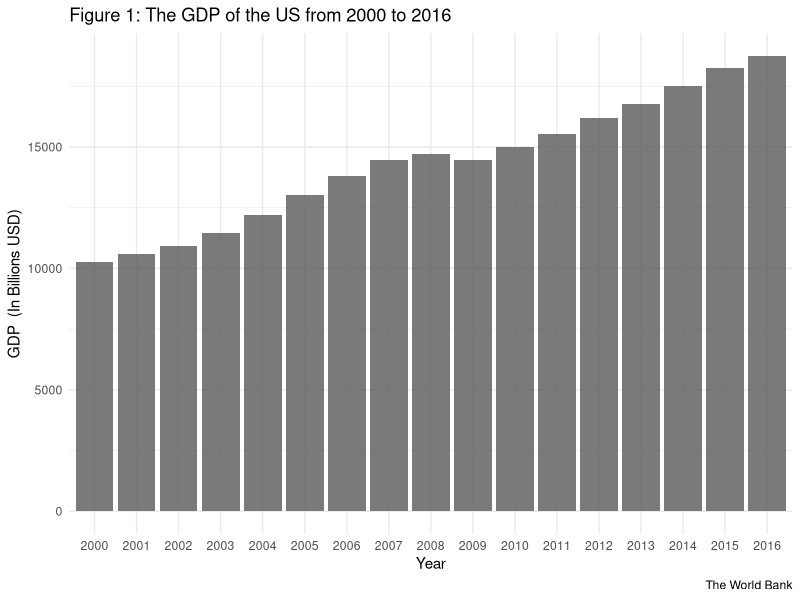
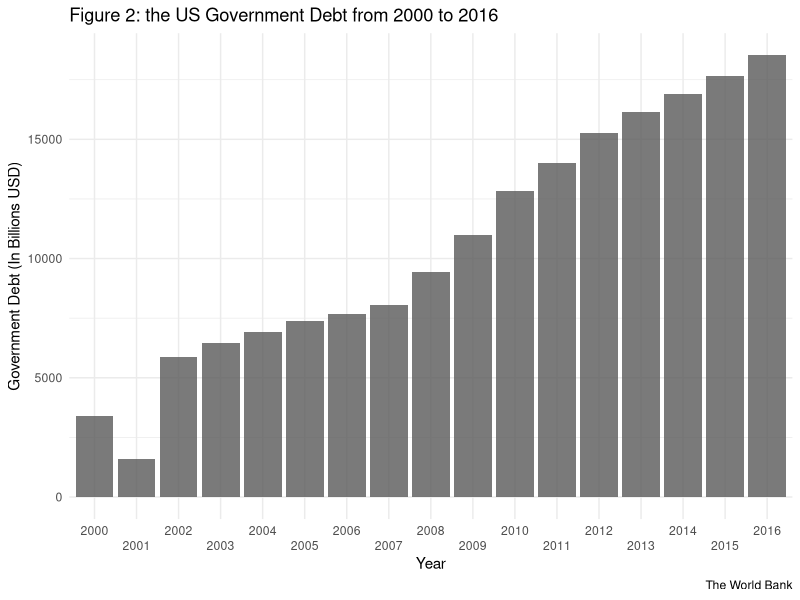
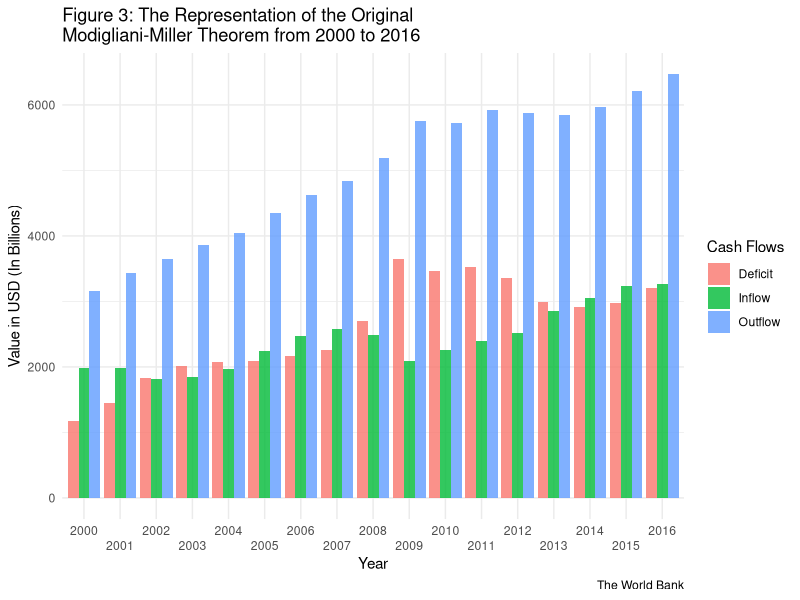
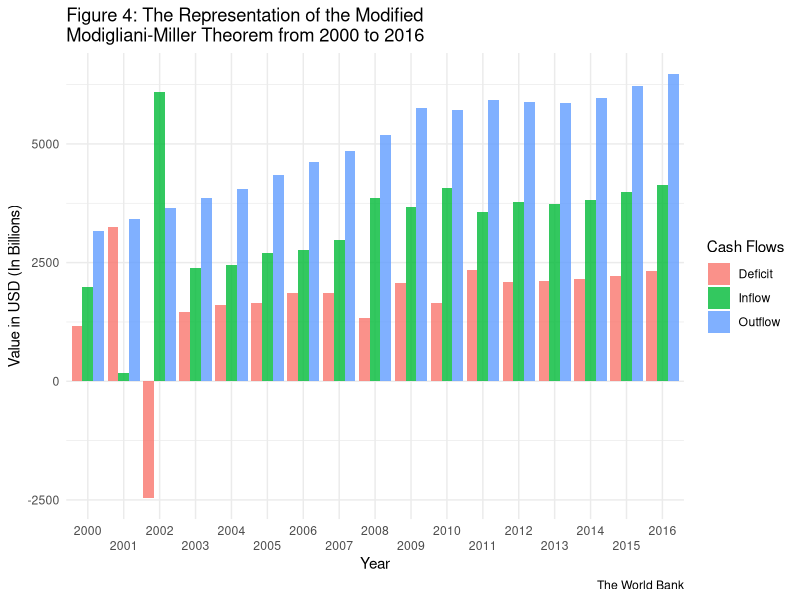

These charts were generated, in order, by the following R code:
## ---- chunk 1
knitr::opts_chunk$set(echo = TRUE)
library(tidyverse)
library(dplyr)
library(knitr)
library(bookdown)
library(kableExtra)
library(ggplot2)
## ---- chunk 2
#Load in the data sets
Interest <- read_csv(here::here("inputs/Debt Interests.csv"))
Tax <- read_csv(here::here("inputs/Tax Revenue.csv"))
GDP <- read_csv(here::here("inputs/GDP.csv"))
Spending <- read_csv(here::here("inputs/Government Spending.csv"))
Debt <- read_csv(here::here("inputs/Government Debt.csv"))
SSC <- read_csv(here::here("inputs/Social Security Contributions.csv"))
## ---- chunk 3
#extracting data from 2000 to 2016 and cleaning the data sets
Interest <- data.frame(Interest)
Interest <- subset(Interest, select = c(45:61))
Interest <- Interest[c(256), ]
Interest <- as.data.frame(t(Interest))
colnames(Interest) <- c('Value')
Interest <- 
  Interest |> 
  mutate(Year = c('2000', '2001', '2002', '2003', '2004', '2005', '2006', '2007', '2008', '2009', '2010', '2011', '2012', '2013', '2014', '2015', '2016'))
Interest <- Interest[, c(2, 1)]
Interest <- 
  Interest |>
  mutate(Value = Value / 1000000000)

Tax <- subset(Tax, select = c(45:61))
Tax <- Tax[c(256), ]
Tax <- as.data.frame(t(Tax))
colnames(Tax) <- c('Value')
Tax <- 
  Tax |> 
  mutate(Year = c('2000', '2001', '2002', '2003', '2004', '2005', '2006', '2007', '2008', '2009', '2010', '2011', '2012', '2013', '2014', '2015', '2016'))
Tax <- Tax[, c(2, 1)]
Tax <- as.data.frame(Tax)
Tax <- 
  Tax |>
  mutate(Value = Value / 1000000000)

GDP <- subset(GDP, select = c(45:61))
GDP <- GDP[c(256), ]
GDP <- as.data.frame(t(GDP))
colnames(GDP) <- c('Value')
GDP <- 
  GDP |> 
  mutate(Year = c('2000', '2001', '2002', '2003', '2004', '2005', '2006', '2007', '2008', '2009', '2010', '2011', '2012', '2013', '2014', '2015', '2016'))
GDP <- GDP[, c(2, 1)]
GDP <- 
  GDP |>
  mutate(Value = Value / 1000000000)

Spending <- subset(Spending, select = c(1, 2))
Spending <- Spending[c(57:73), ]
colnames(Spending) <- c('Year', 'Value')
Spending$Value <- as.numeric(gsub(",", "", Spending$Value))

Debt <- data.frame(Debt)
Debt <- subset(Debt, select = c(45:61))
Debt <- Debt[c(256), ]
Debt <- as.data.frame(t(Debt))
colnames(Debt) <- c('Value')
Debt <- 
  Debt |> 
  mutate(Year = c('2000', '2001', '2002', '2003', '2004', '2005', '2006', '2007', '2008', '2009', '2010', '2011', '2012', '2013', '2014', '2015', '2016'))
Debt <- Debt[, c(2, 1)]
Debt <- 
  Debt |>
  mutate(Value = Value / 1000000000)

SSC <- data.frame(SSC)
SSC <- subset(SSC, select = c(45:61))
SSC <- SSC[c(256), ]
SSC <- as.data.frame(t(SSC))
colnames(SSC) <- c('Value')
SSC <- 
  SSC |> 
  mutate(Year = c('2000', '2001', '2002', '2003', '2004', '2005', '2006', '2007', '2008', '2009', '2010', '2011', '2012', '2013', '2014', '2015', '2016'))
SSC <- SSC[, c(2, 1)]
SSC <- 
  SSC |>
  mutate(Value = Value / 1000000000)

Tax <- merge(Tax, SSC, by = "Year")
Tax <- 
  Tax |>
  mutate(Value = Value.x + Value.y)
Tax <- 
  Tax |>
  select(Year, Value)
## ---- chunk 4
#show a brief summary of the US economy by the GDP histogram
GDP |>
  ggplot(aes(x = Year, y = Value)) +
  geom_col(position = "dodge", alpha = 0.8) +
  theme_minimal() + 
  labs(x = "Year", y = "GDP  (In Billions USD)", title = "Figure 1: The GDP of the US from 2000 to 2016", caption = "The World Bank")
## ---- chunk 5
#merge data sets to create a data frame for the table showing the three main variables
Table <- merge(Tax, Spending, by = "Year")
Table <- merge(Table, Interest, by = "Year")
#rename the columns
colnames(Table) <- c("Year", "Tax Revenue", "Gov't Spending", "Interest Payments")
## ---- chunk 6
#Show the three main variables using a simple table
Table |>
  select(Year, `Tax Revenue`, `Interest Payments`, `Gov't Spending`) |>
  slice(1:17) |>
  kable(
    caption = "The Finance of the US Government from 2000 to 2016 (In Billions)", 
    row.names = FALSE, 
    digits = 1,
    booktabs = TRUE, 
    linesep = ""
  )
## ---- chunk 7
#create the data frame and a column which shows the total cash outflow 
RHS <- merge(Spending, Interest, by = "Year")
colnames(RHS) <- c("Year", "Spending", "Interest")
RHS <-
  RHS |> 
  mutate(Outflow = Spending + Interest)
RHS <- RHS[, c(1, 4)]

#merge data frames and create a column which shows the budget deficit to show the MM theorem using numbers
MM <- merge(Tax, RHS, by = "Year")
colnames(MM) <- c("Year", "Inflow", "Outflow")
MM <- 
  MM |>
  mutate(Deficit = Outflow - Inflow)
## ---- chunk 8
#Brief summary of the MM theorem shown in a table
MM |>
   select(Year, Inflow, Outflow, Deficit) |>
  slice(1:17) |>
  kable(
    caption = "The Cash Flows and the Budget Deficit of the US government from 2000 to 2016 (In Billions)", 
    col.names = c("Year", "Inflow", "Outflow", "Budget Deficit"),
    row.names = FALSE, 
    digits = 1,
    booktabs = TRUE, 
    linesep = ""
  )
## ---- chunk 9
#showing increasing amount of debt indicating more issuance of bonds every year
Debt |> 
  ggplot(aes(x = Year, y = Value)) +
  geom_col(position = "dodge", alpha = 0.8) +
  theme_minimal() + 
  labs(x = "Year", y = "Government Debt (In Billions USD)", title = "Figure 2: the US Government Debt from 2000 to 2016", caption = "The World Bank") + scale_x_discrete(guide=guide_axis(n.dodge=2))
## ---- chunk 10
#editing the MM data frame suitable for graph representation
MM <-
  MM |>
  select(Year, Inflow, Outflow, `Deficit`) |>
  gather(`Cash Flow`, Value, 2:4)
## ---- chunk 11
#creating a column for the debt increase
Debt <- 
  Debt |>
  mutate(Debt_Increase = c(0, diff(Value)))
## ---- chunk 12
#merging data frames and creating a column for the total inflow including the debt increase
LHS <- merge(Tax, Debt, by = "Year")
colnames(LHS) <- c("Year", "Tax Revenue", "Debt", "Debt_Increase")
LHS <- 
  LHS |>
  mutate(Inflow = `Tax Revenue` + Debt_Increase)

#merging the data frames to compare total cash inflow and outflow
MM2 <- merge(LHS, RHS, by = "Year")
MM2 <- 
  MM2 |>
  select(Year, Inflow, Outflow) |>
  mutate(Deficit = Outflow - Inflow) |>
  gather(`Cash Flow`, Value, 2:4)
## ---- chunk 13
#two MM graphs to compare the impact of adding increase in debt to the model 
MM |> 
  ggplot(aes(x = Year, y = Value, group = `Cash Flow`, fill = `Cash Flow`)) +
  geom_col(position = "dodge", alpha = 0.8) +
  theme_minimal() + 
  labs(x = "Year", y = "Value in USD (In Billions)", title = str_wrap("Figure 3: The Representation of the Original Modigliani-Miller Theorem from 2000 to 2016", 60), caption = "The World Bank", fill = "Cash Flows") + scale_x_discrete(guide=guide_axis(n.dodge=2))
MM2 |> 
  ggplot(aes(x = Year, y = Value, group = `Cash Flow`, fill = `Cash Flow`)) +
  geom_col(position = "dodge", alpha = 0.8) +
  theme_minimal() + 
  labs(x = "Year", y = "Value in USD (In Billions)", title = str_wrap("Figure 4: The Representation of the Modified Modigliani-Miller Theorem from 2000 to 2016", 60), caption = "The World Bank", fill = "Cash Flows") + scale_x_discrete(guide=guide_axis(n.dodge=2))
